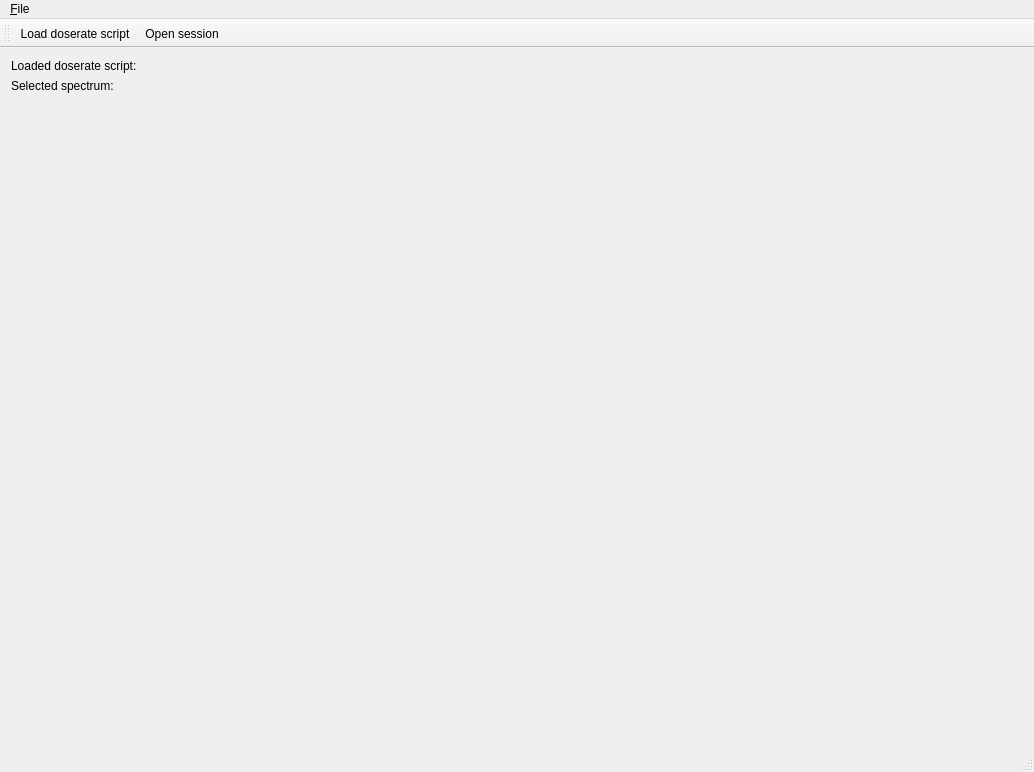
<?xml version="1.0" encoding="UTF-8"?>
<ui version="4.0">
 <class>GammaAnalyzer3D</class>
 <widget class="QMainWindow" name="GammaAnalyzer3D">
  <property name="geometry">
   <rect>
    <x>0</x>
    <y>0</y>
    <width>1034</width>
    <height>772</height>
   </rect>
  </property>
  <property name="windowTitle">
   <string>Gamma Analyzer 3D</string>
  </property>
  <property name="windowIcon">
   <iconset resource="resources.qrc">
    <normaloff>:/images/crash.ico</normaloff>:/images/crash.ico</iconset>
  </property>
  <widget class="QWidget" name="centralWidget">
   <layout class="QVBoxLayout" name="verticalLayout">
    <item>
     <widget class="QLabel" name="lblDoserateScript">
      <property name="text">
       <string>Loaded doserate script:</string>
      </property>
     </widget>
    </item>
    <item>
     <widget class="QLabel" name="lblSpectrum">
      <property name="text">
       <string>Selected spectrum:</string>
      </property>
     </widget>
    </item>
    <item>
     <spacer name="verticalSpacer">
      <property name="orientation">
       <enum>Qt::Vertical</enum>
      </property>
      <property name="sizeHint" stdset="0">
       <size>
        <width>20</width>
        <height>40</height>
       </size>
      </property>
     </spacer>
    </item>
   </layout>
  </widget>
  <widget class="QMenuBar" name="menuBar">
   <property name="geometry">
    <rect>
     <x>0</x>
     <y>0</y>
     <width>1034</width>
     <height>35</height>
    </rect>
   </property>
   <widget class="QMenu" name="menu_File">
    <property name="title">
     <string>&amp;File</string>
    </property>
    <addaction name="actionLoadDoserateScript"/>
    <addaction name="actionOpenSession"/>
    <addaction name="separator"/>
    <addaction name="actionExit"/>
   </widget>
   <addaction name="menu_File"/>
  </widget>
  <widget class="QToolBar" name="mainToolBar">
   <attribute name="toolBarArea">
    <enum>TopToolBarArea</enum>
   </attribute>
   <attribute name="toolBarBreak">
    <bool>false</bool>
   </attribute>
   <addaction name="actionLoadDoserateScript"/>
   <addaction name="actionOpenSession"/>
  </widget>
  <widget class="QStatusBar" name="statusBar"/>
  <action name="actionOpenSession">
   <property name="icon">
    <iconset resource="resources.qrc">
     <normaloff>:/images/open-32.png</normaloff>:/images/open-32.png</iconset>
   </property>
   <property name="text">
    <string>Open session</string>
   </property>
  </action>
  <action name="actionExit">
   <property name="icon">
    <iconset resource="resources.qrc">
     <normaloff>:/images/exit-32.png</normaloff>:/images/exit-32.png</iconset>
   </property>
   <property name="text">
    <string>E&amp;xit</string>
   </property>
  </action>
  <action name="actionLoadDoserateScript">
   <property name="icon">
    <iconset resource="resources.qrc">
     <normaloff>:/images/script-32.png</normaloff>:/images/script-32.png</iconset>
   </property>
   <property name="text">
    <string>Load doserate script</string>
   </property>
  </action>
 </widget>
 <layoutdefault spacing="6" margin="11"/>
 <resources>
  <include location="resources.qrc"/>
 </resources>
 <connections/>
</ui>
